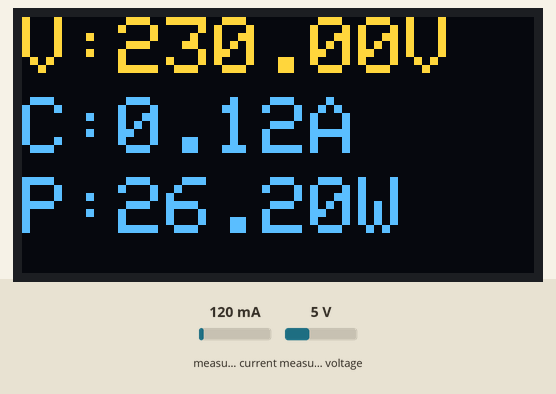
Recording of a sketch running on a simulated Arduino Uno, built with avr-gcc and run on an emulated ATmega328P. Shown: 128×64 one-colour display. Inputs (shaded band) come from the test bench; at power-on: measured current 120 mA, measured voltage 5 V. The OLED is the two-colour kind (top 16 rows yellow).

Above: at 1.2 s.
1.3 s: measured current set to 40 mA
At 3.6 s:
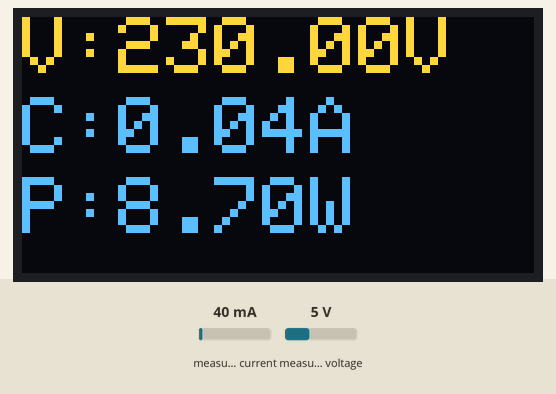
4.3 s: measured voltage set to 0.3 V
At 6.8 s:
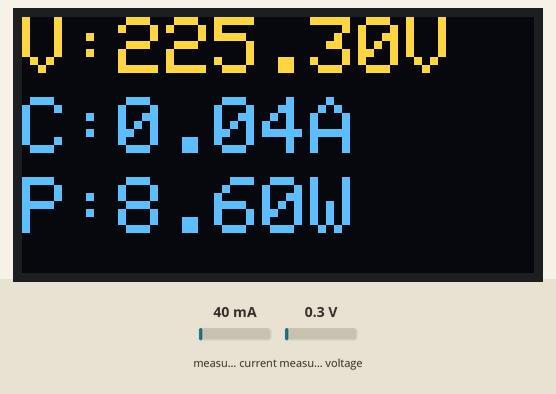
7.3 s: measured current set to 500 mA
At 10.1 s:
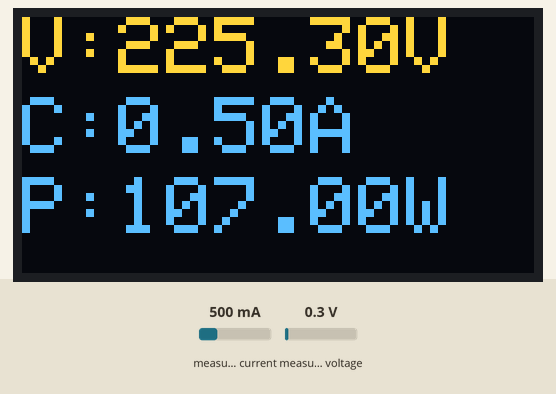
10.3 s: measured voltage set to 3.8 V
At 13.4 s:
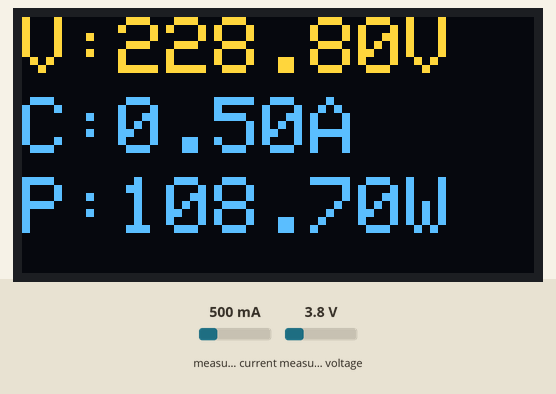
Timing chart, 0 to 14.3 s (numbered marks = the images above; inputs shaded):
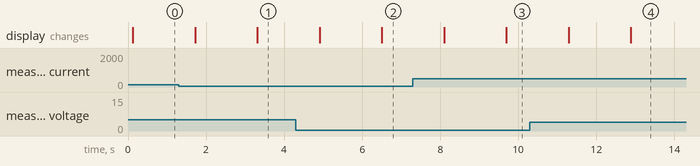

Measured:
- after the input at 1.3 s, the display: first differs from a run without the input after 2.0 s (image 1)
- after the input at 4.3 s, the display: first differs from a run without the input after 2.2 s (image 2)
- after the input at 7.3 s, the display: first differs from a run without the input after 2.4 s (image 3)
- after the input at 10.3 s, the display: first differs from a run without the input after 2.6 s (image 4)

The sketch:

PZEM-004T_OLED_Energy_Monitoring_Meter.ino
```cpp
// (licence header left out)
#include <Wire.h>
#include <Adafruit_GFX.h>
#include <Adafruit_SSD1306.h>

#include <PZEM004Tv30.h>
#include <SoftwareSerial.h>

#if defined(ESP32)
#error "Software Serial is not supported on the ESP32"
#endif

/* Use software serial for the PZEM
 * Pin 2 Rx (Connects to the Tx pin on the PZEM)
 * Pin 3 Tx (Connects to the Rx pin on the PZEM)
*/
#if !defined(PZEM_RX_PIN) && !defined(PZEM_TX_PIN)
#define PZEM_RX_PIN 2
#define PZEM_TX_PIN 3
#endif

#define SCREEN_WIDTH 128  // OLED display width, in pixels
#define SCREEN_HEIGHT 64  // OLED display height, in pixels

// Declaration for an SSD1306 display connected to I2C (SDA, SCL pins)
#define OLED_RESET -1  // Reset pin # (or -1 if sharing Arduino reset pin)
Adafruit_SSD1306 display(SCREEN_WIDTH, SCREEN_HEIGHT, &Wire, OLED_RESET);


SoftwareSerial pzemSWSerial(PZEM_RX_PIN, PZEM_TX_PIN);
PZEM004Tv30 pzem(pzemSWSerial);


// Timing for transitions
unsigned long previousMillis = 0;
const long interval = 1000;  // 1-second interval
bool showFirstScreen = true;

void setup() {
  // Start Serial communication
  Serial.begin(9600);

  // Initialize OLED with detected I2C address (e.g., 0x3C or 0x3D)
  if (!display.begin(SSD1306_SWITCHCAPVCC, 0x3C)) {
    Serial.println(F("SSD1306 allocation failed"));
    for (;;)
      ;  // Halt if OLED initialization fails
  }

  display.clearDisplay();
  display.setTextSize(2);       // Set text size to 2
  display.setTextColor(WHITE);  // Set text color
}

void loop() {
  unsigned long currentMillis = millis();

  // Switch between screens every second
  if (currentMillis - previousMillis >= interval) {
    previousMillis = currentMillis;
    showFirstScreen = !showFirstScreen;  // Toggle screen
  }
  // Serial.print("Custom Address:");
  // Serial.println(pzem.readAddress(), HEX); // I do not need this line of code. It does print the I2C address the OLED is assigned to.

  // Read the data from the sensor
  float voltage = pzem.voltage();
  float current = pzem.current();
  float power = pzem.power();
  float energy = pzem.energy();
  float frequency = pzem.frequency();
  float pf = pzem.pf();

  Serial.println();

  // Oled display
  display.clearDisplay();

  if (showFirstScreen) {
    // Screen 1: Voltage, Current, and Power
    display.setCursor(0, 0);
    display.print("V:");
    display.print(voltage);
    display.println("V");

    display.setCursor(0, 20);
    display.print("C:");
    display.print(current);
    display.println("A");

    display.setCursor(0, 40);
    display.print("P:");
    display.print(power);
    display.println("W");
  } else {
    // Screen 2: Energy, Frequency, and Power Factor
    display.setCursor(0, 0);
    display.print("E:");
    display.print(energy, 3);
    display.println("kWh");

    display.setCursor(0, 20);
    display.print("F:");
    display.print(frequency, 1);
    display.println("Hz");

    display.setCursor(0, 40);
    display.print("PF:");
    display.print(pf);
  }

  // Update the OLED
  display.display();
  delay(1500);
}
```
